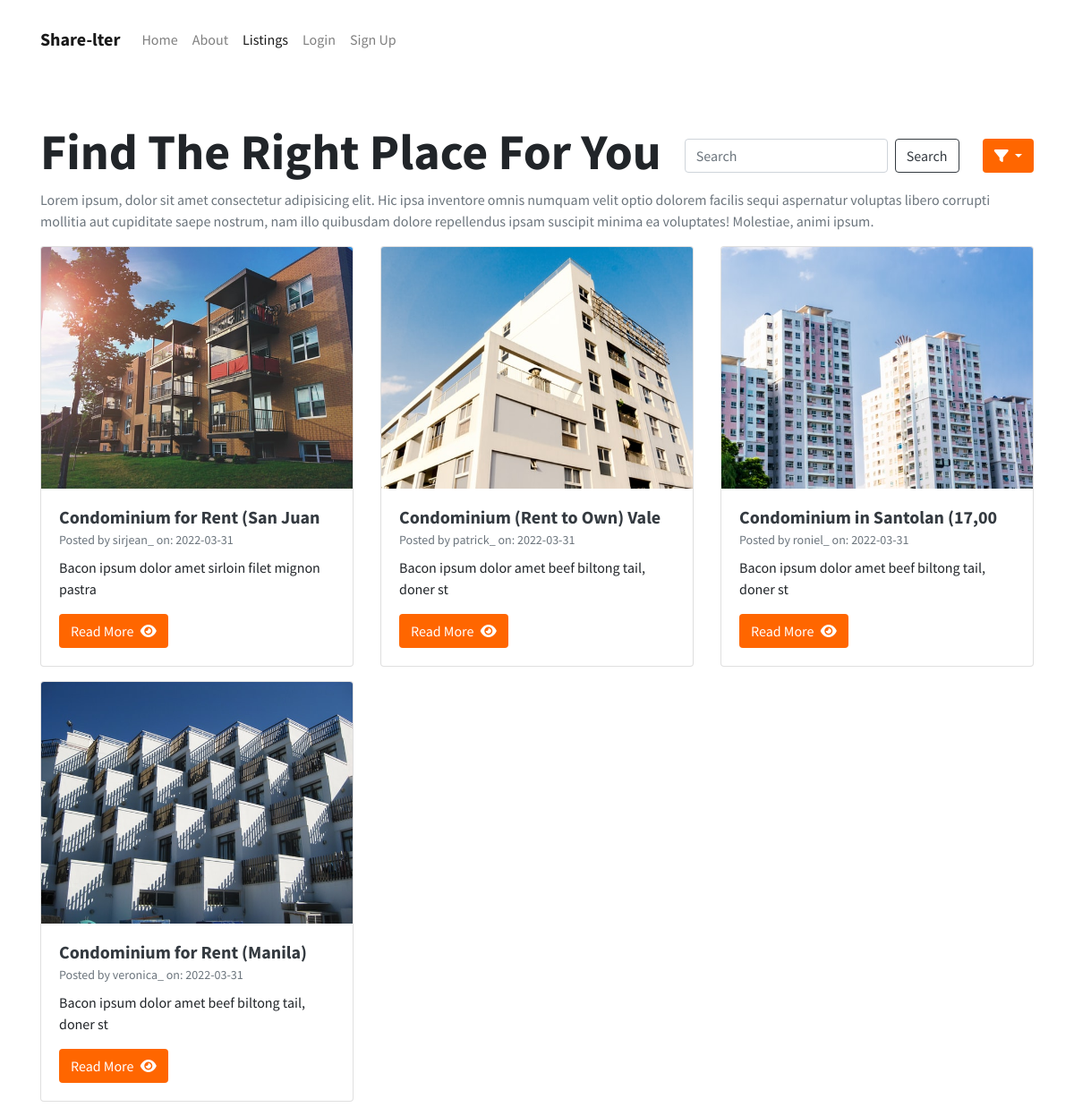
The page /category.php?category=2 on the database its author committed.
### tables this page shows
CREATE TABLE `posts` (
  `post_id` int(3) NOT NULL,
  `post_category_id` int(3) NOT NULL,
  `post_title` varchar(255) NOT NULL,
  `post_author` varchar(255) NOT NULL,
  `post_date` date NOT NULL,
  `post_image` text NOT NULL,
  `post_content` text NOT NULL,
  `posted_by` int(3) NOT NULL,
  `post_tags` varchar(255) NOT NULL,
  `post_comment_count` int(11) NOT NULL
);

### category.php (the view, shortened to what this page needs)
<?php include "includes/db.php";?>
<?php include "includes/header.php";?>
<nav class="navbar navbar-expand-lg navbar-light py-4">
  <div class="container">
    <a class="navbar-brand font-weight-bold" href="index.php">Share-lter</a>
    <div class="collapse navbar-collapse" id="navbarSupportedContent">
      <ul class="navbar-nav mr-auto">
        <li class="nav-item">
          <a class="nav-link" href="index.php">Home</a>
        </li>
        <li class="nav-item">
          <a class="nav-link" href="about.php">About</a>
        </li>
        <li class="nav-item active">
          <a class="nav-link" href="listings.php">Listings</a>
        </li>
        <li class="nav-item">
          <a class="nav-link" href="login.php">Login</a>
        </li>
        <li class="nav-item">
          <a class="nav-link" href="sign_up.php">Sign Up</a>
        </li>
      </ul>
    </div>
  </div>
</nav>
<section class="mt-5">
  <div class="container">
    <div class="d-flex justify-content-between align-items-center">
      <h1 class="display-4 font-weight-bold text-capitalize">find the right place for you</h1>
      <form class="form-inline" action="search.php" method="post">
        <input name="search" class="form-control mr-sm-2" type="search" placeholder="Search" aria-label="Search">
        <button class="btn btn-outline-dark my-2 my-sm-0" name="submit"type="submit">Search</button>
      </form>
      <div class="dropdown">
        <button class="btn btn-custom text-white dropdown-toggle" type="button" id="dropdownMenu2" data-toggle="dropdown" aria-expanded="false">
        <i class="fa-solid fa-filter"></i>
        </button>
      </div>
    </div>
    <p class="text-muted">Lorem ipsum, dolor sit amet consectetur adipisicing elit. Hic ipsa inventore omnis numquam velit optio dolorem facilis sequi aspernatur voluptas libero corrupti mollitia aut cupiditate saepe nostrum, nam illo quibusdam dolore repellendus ipsam suscipit minima ea voluptates! Molestiae, animi ipsum.</p>
    <div class="row">
<?php
if (isset($_GET['category'])) {
    $post_category_id = $_GET['category'];
}
$query = "SELECT * FROM posts WHERE post_category_id = $post_category_id";
$select_all_posts_query = mysqli_query($connection, $query);
while ($row = mysqli_fetch_assoc($select_all_posts_query)) {
    $post_id = $row['post_id'];
    $post_title = substr($row['post_title'], 0, 30);
    $post_author = $row['post_author'];
    $post_date = $row['post_date'];
    $post_image = $row['post_image'];
    $post_content = substr($row['post_content'], 0, 50);
    ?>
    <div class="col-lg-4 mb-3">
      <div class="card">
          <img src="images/<?php echo $post_image ?>" class="card-img-top" alt="">
          <div class="card-body">
            <h5 class="card-title mb-0 font-weight-bold"><a class="text-dark" href="post.php?p_id=<?php echo $post_id ?>"><?php echo $post_title ?></a></h5>
            <small class="text-muted">Posted by <?php echo $post_author ?> on: <?php echo $post_date ?></small>
            <p class="card-text mt-2"><?php echo $post_content ?></p>
            <a href="#" class="btn btn-custom text-white">Read More <i class="fa-solid fa-eye ml-1"></i></a>
          </div>
      </div>
    </div>
<?php }?>
</div>
</section>

### assets/css/style.css (style rules this page uses)
body { font-family: 'Source Sans Pro', sans-serif; overflow-x: hidden; }
.btn-custom { background-color: #ff6600; }
img { width: 270px; height: 270px; object-fit: cover; }

### rows shown on the page
posts: post_image (picture), post_title "Condominium for Rent (San Juan", post_author "sirjean_", post_date "2022-03-31", post_content "Bacon ipsum dolor amet sirloin filet mignon pastra"
posts: post_image (picture), post_title "Condominium (Rent to Own) Vale", post_author "patrick_", post_date "2022-03-31", post_content "Bacon ipsum dolor amet beef biltong tail, doner st"
posts: post_image (picture), post_title "Condominium in Santolan (17,00", post_author "roniel_", post_date "2022-03-31", post_content "Bacon ipsum dolor amet beef biltong tail, doner st"
posts: post_image (picture), post_title "Condominium for Rent (Manila)", post_author "veronica_", post_date "2022-03-31", post_content "Bacon ipsum dolor amet beef biltong tail, doner st"
